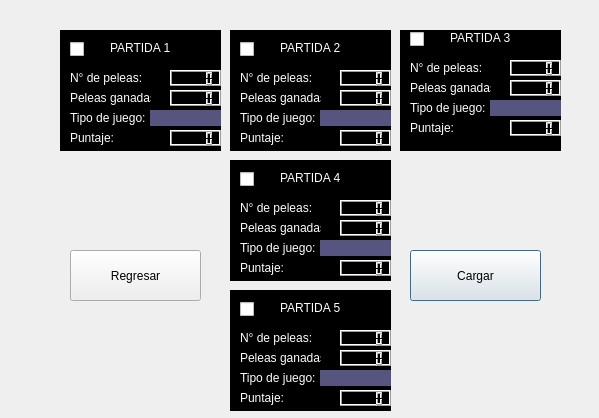
<?xml version="1.0" encoding="UTF-8"?>
<ui version="4.0">
 <class>cargar_partidas</class>
 <widget class="QDialog" name="cargar_partidas">
  <property name="geometry">
   <rect>
    <x>0</x>
    <y>0</y>
    <width>599</width>
    <height>418</height>
   </rect>
  </property>
  <property name="windowTitle">
   <string>Dialog</string>
  </property>
  <widget class="QLabel" name="label">
   <property name="geometry">
    <rect>
     <x>60</x>
     <y>30</y>
     <width>161</width>
     <height>121</height>
    </rect>
   </property>
   <property name="styleSheet">
    <string notr="true">background-color: rgb(0, 0, 0);</string>
   </property>
   <property name="text">
    <string/>
   </property>
  </widget>
  <widget class="QLabel" name="label_2">
   <property name="geometry">
    <rect>
     <x>400</x>
     <y>30</y>
     <width>161</width>
     <height>121</height>
    </rect>
   </property>
   <property name="styleSheet">
    <string notr="true">background-color: rgb(0, 0, 0);</string>
   </property>
   <property name="text">
    <string/>
   </property>
  </widget>
  <widget class="QLabel" name="label_3">
   <property name="geometry">
    <rect>
     <x>230</x>
     <y>30</y>
     <width>161</width>
     <height>121</height>
    </rect>
   </property>
   <property name="styleSheet">
    <string notr="true">background-color: rgb(0, 0, 0);</string>
   </property>
   <property name="text">
    <string/>
   </property>
  </widget>
  <widget class="QLabel" name="label_4">
   <property name="geometry">
    <rect>
     <x>230</x>
     <y>290</y>
     <width>161</width>
     <height>121</height>
    </rect>
   </property>
   <property name="styleSheet">
    <string notr="true">background-color: rgb(0, 0, 0);</string>
   </property>
   <property name="text">
    <string/>
   </property>
  </widget>
  <widget class="QLabel" name="label_5">
   <property name="geometry">
    <rect>
     <x>230</x>
     <y>160</y>
     <width>161</width>
     <height>121</height>
    </rect>
   </property>
   <property name="styleSheet">
    <string notr="true">background-color: rgb(0, 0, 0);</string>
   </property>
   <property name="text">
    <string/>
   </property>
  </widget>
  <widget class="QLabel" name="label_6">
   <property name="geometry">
    <rect>
     <x>110</x>
     <y>40</y>
     <width>61</width>
     <height>16</height>
    </rect>
   </property>
   <property name="styleSheet">
    <string notr="true">color: rgb(255, 255, 255);</string>
   </property>
   <property name="text">
    <string>PARTIDA 1</string>
   </property>
  </widget>
  <widget class="QLabel" name="label_7">
   <property name="geometry">
    <rect>
     <x>70</x>
     <y>70</y>
     <width>71</width>
     <height>16</height>
    </rect>
   </property>
   <property name="styleSheet">
    <string notr="true">color: rgb(255, 255, 255);</string>
   </property>
   <property name="text">
    <string>N° de peleas:</string>
   </property>
  </widget>
  <widget class="QLabel" name="label_8">
   <property name="geometry">
    <rect>
     <x>70</x>
     <y>90</y>
     <width>81</width>
     <height>16</height>
    </rect>
   </property>
   <property name="styleSheet">
    <string notr="true">color: rgb(255, 255, 255);</string>
   </property>
   <property name="text">
    <string>Peleas ganadas:</string>
   </property>
  </widget>
  <widget class="QLabel" name="label_9">
   <property name="geometry">
    <rect>
     <x>70</x>
     <y>110</y>
     <width>81</width>
     <height>16</height>
    </rect>
   </property>
   <property name="styleSheet">
    <string notr="true">color: rgb(255, 255, 255);</string>
   </property>
   <property name="text">
    <string>Tipo de juego:</string>
   </property>
  </widget>
  <widget class="QLabel" name="label_10">
   <property name="geometry">
    <rect>
     <x>70</x>
     <y>130</y>
     <width>81</width>
     <height>16</height>
    </rect>
   </property>
   <property name="styleSheet">
    <string notr="true">color: rgb(255, 255, 255);</string>
   </property>
   <property name="text">
    <string>Puntaje:</string>
   </property>
  </widget>
  <widget class="QLabel" name="label_11">
   <property name="geometry">
    <rect>
     <x>280</x>
     <y>40</y>
     <width>61</width>
     <height>16</height>
    </rect>
   </property>
   <property name="styleSheet">
    <string notr="true">color: rgb(255, 255, 255);</string>
   </property>
   <property name="text">
    <string>PARTIDA 2</string>
   </property>
  </widget>
  <widget class="QLabel" name="label_12">
   <property name="geometry">
    <rect>
     <x>240</x>
     <y>130</y>
     <width>81</width>
     <height>16</height>
    </rect>
   </property>
   <property name="styleSheet">
    <string notr="true">color: rgb(255, 255, 255);</string>
   </property>
   <property name="text">
    <string>Puntaje:</string>
   </property>
  </widget>
  <widget class="QLabel" name="label_13">
   <property name="geometry">
    <rect>
     <x>240</x>
     <y>110</y>
     <width>81</width>
     <height>16</height>
    </rect>
   </property>
   <property name="styleSheet">
    <string notr="true">color: rgb(255, 255, 255);</string>
   </property>
   <property name="text">
    <string>Tipo de juego:</string>
   </property>
  </widget>
  <widget class="QLabel" name="label_14">
   <property name="geometry">
    <rect>
     <x>240</x>
     <y>90</y>
     <width>81</width>
     <height>16</height>
    </rect>
   </property>
   <property name="styleSheet">
    <string notr="true">color: rgb(255, 255, 255);</string>
   </property>
   <property name="text">
    <string>Peleas ganadas:</string>
   </property>
  </widget>
  <widget class="QLabel" name="label_15">
   <property name="geometry">
    <rect>
     <x>240</x>
     <y>70</y>
     <width>71</width>
     <height>16</height>
    </rect>
   </property>
   <property name="styleSheet">
    <string notr="true">color: rgb(255, 255, 255);</string>
   </property>
   <property name="text">
    <string>N° de peleas:</string>
   </property>
  </widget>
  <widget class="QLabel" name="label_16">
   <property name="geometry">
    <rect>
     <x>450</x>
     <y>30</y>
     <width>61</width>
     <height>16</height>
    </rect>
   </property>
   <property name="styleSheet">
    <string notr="true">color: rgb(255, 255, 255);</string>
   </property>
   <property name="text">
    <string>PARTIDA 3</string>
   </property>
  </widget>
  <widget class="QLabel" name="label_17">
   <property name="geometry">
    <rect>
     <x>410</x>
     <y>120</y>
     <width>81</width>
     <height>16</height>
    </rect>
   </property>
   <property name="styleSheet">
    <string notr="true">color: rgb(255, 255, 255);</string>
   </property>
   <property name="text">
    <string>Puntaje:</string>
   </property>
  </widget>
  <widget class="QLabel" name="label_18">
   <property name="geometry">
    <rect>
     <x>410</x>
     <y>100</y>
     <width>81</width>
     <height>16</height>
    </rect>
   </property>
   <property name="styleSheet">
    <string notr="true">color: rgb(255, 255, 255);</string>
   </property>
   <property name="text">
    <string>Tipo de juego:</string>
   </property>
  </widget>
  <widget class="QLabel" name="label_19">
   <property name="geometry">
    <rect>
     <x>410</x>
     <y>80</y>
     <width>81</width>
     <height>16</height>
    </rect>
   </property>
   <property name="styleSheet">
    <string notr="true">color: rgb(255, 255, 255);</string>
   </property>
   <property name="text">
    <string>Peleas ganadas:</string>
   </property>
  </widget>
  <widget class="QLabel" name="label_20">
   <property name="geometry">
    <rect>
     <x>410</x>
     <y>60</y>
     <width>71</width>
     <height>16</height>
    </rect>
   </property>
   <property name="styleSheet">
    <string notr="true">color: rgb(255, 255, 255);</string>
   </property>
   <property name="text">
    <string>N° de peleas:</string>
   </property>
  </widget>
  <widget class="QLabel" name="label_21">
   <property name="geometry">
    <rect>
     <x>280</x>
     <y>170</y>
     <width>61</width>
     <height>16</height>
    </rect>
   </property>
   <property name="styleSheet">
    <string notr="true">color: rgb(255, 255, 255);</string>
   </property>
   <property name="text">
    <string>PARTIDA 4</string>
   </property>
  </widget>
  <widget class="QLabel" name="label_22">
   <property name="geometry">
    <rect>
     <x>240</x>
     <y>260</y>
     <width>81</width>
     <height>16</height>
    </rect>
   </property>
   <property name="styleSheet">
    <string notr="true">color: rgb(255, 255, 255);</string>
   </property>
   <property name="text">
    <string>Puntaje:</string>
   </property>
  </widget>
  <widget class="QLabel" name="label_23">
   <property name="geometry">
    <rect>
     <x>240</x>
     <y>240</y>
     <width>81</width>
     <height>16</height>
    </rect>
   </property>
   <property name="styleSheet">
    <string notr="true">color: rgb(255, 255, 255);</string>
   </property>
   <property name="text">
    <string>Tipo de juego:</string>
   </property>
  </widget>
  <widget class="QLabel" name="label_24">
   <property name="geometry">
    <rect>
     <x>240</x>
     <y>220</y>
     <width>81</width>
     <height>16</height>
    </rect>
   </property>
   <property name="styleSheet">
    <string notr="true">color: rgb(255, 255, 255);</string>
   </property>
   <property name="text">
    <string>Peleas ganadas:</string>
   </property>
  </widget>
  <widget class="QLabel" name="label_25">
   <property name="geometry">
    <rect>
     <x>240</x>
     <y>200</y>
     <width>71</width>
     <height>16</height>
    </rect>
   </property>
   <property name="styleSheet">
    <string notr="true">color: rgb(255, 255, 255);</string>
   </property>
   <property name="text">
    <string>N° de peleas:</string>
   </property>
  </widget>
  <widget class="QLabel" name="label_26">
   <property name="geometry">
    <rect>
     <x>280</x>
     <y>300</y>
     <width>61</width>
     <height>16</height>
    </rect>
   </property>
   <property name="styleSheet">
    <string notr="true">color: rgb(255, 255, 255);</string>
   </property>
   <property name="text">
    <string>PARTIDA 5</string>
   </property>
  </widget>
  <widget class="QLabel" name="label_27">
   <property name="geometry">
    <rect>
     <x>240</x>
     <y>390</y>
     <width>81</width>
     <height>16</height>
    </rect>
   </property>
   <property name="styleSheet">
    <string notr="true">color: rgb(255, 255, 255);</string>
   </property>
   <property name="text">
    <string>Puntaje:</string>
   </property>
  </widget>
  <widget class="QLabel" name="label_28">
   <property name="geometry">
    <rect>
     <x>240</x>
     <y>370</y>
     <width>81</width>
     <height>16</height>
    </rect>
   </property>
   <property name="styleSheet">
    <string notr="true">color: rgb(255, 255, 255);</string>
   </property>
   <property name="text">
    <string>Tipo de juego:</string>
   </property>
  </widget>
  <widget class="QLabel" name="label_29">
   <property name="geometry">
    <rect>
     <x>240</x>
     <y>350</y>
     <width>81</width>
     <height>16</height>
    </rect>
   </property>
   <property name="styleSheet">
    <string notr="true">color: rgb(255, 255, 255);</string>
   </property>
   <property name="text">
    <string>Peleas ganadas:</string>
   </property>
  </widget>
  <widget class="QLabel" name="label_30">
   <property name="geometry">
    <rect>
     <x>240</x>
     <y>330</y>
     <width>71</width>
     <height>16</height>
    </rect>
   </property>
   <property name="styleSheet">
    <string notr="true">color: rgb(255, 255, 255);</string>
   </property>
   <property name="text">
    <string>N° de peleas:</string>
   </property>
  </widget>
  <widget class="QLCDNumber" name="lcdNumber">
   <property name="geometry">
    <rect>
     <x>170</x>
     <y>70</y>
     <width>51</width>
     <height>16</height>
    </rect>
   </property>
  </widget>
  <widget class="QLCDNumber" name="lcdNumber_2">
   <property name="geometry">
    <rect>
     <x>170</x>
     <y>90</y>
     <width>51</width>
     <height>16</height>
    </rect>
   </property>
  </widget>
  <widget class="QLCDNumber" name="lcdNumber_3">
   <property name="geometry">
    <rect>
     <x>170</x>
     <y>130</y>
     <width>51</width>
     <height>16</height>
    </rect>
   </property>
  </widget>
  <widget class="QLabel" name="label_31">
   <property name="geometry">
    <rect>
     <x>150</x>
     <y>110</y>
     <width>71</width>
     <height>16</height>
    </rect>
   </property>
   <property name="styleSheet">
    <string notr="true">background-color: rgb(85, 85, 127);</string>
   </property>
   <property name="text">
    <string/>
   </property>
  </widget>
  <widget class="QLCDNumber" name="lcdNumber_4">
   <property name="geometry">
    <rect>
     <x>340</x>
     <y>70</y>
     <width>51</width>
     <height>16</height>
    </rect>
   </property>
  </widget>
  <widget class="QLCDNumber" name="lcdNumber_5">
   <property name="geometry">
    <rect>
     <x>340</x>
     <y>90</y>
     <width>51</width>
     <height>16</height>
    </rect>
   </property>
  </widget>
  <widget class="QLCDNumber" name="lcdNumber_6">
   <property name="geometry">
    <rect>
     <x>340</x>
     <y>130</y>
     <width>51</width>
     <height>16</height>
    </rect>
   </property>
  </widget>
  <widget class="QLabel" name="label_32">
   <property name="geometry">
    <rect>
     <x>320</x>
     <y>110</y>
     <width>71</width>
     <height>16</height>
    </rect>
   </property>
   <property name="styleSheet">
    <string notr="true">background-color: rgb(85, 85, 127);</string>
   </property>
   <property name="text">
    <string/>
   </property>
  </widget>
  <widget class="QLabel" name="label_33">
   <property name="geometry">
    <rect>
     <x>490</x>
     <y>100</y>
     <width>71</width>
     <height>16</height>
    </rect>
   </property>
   <property name="styleSheet">
    <string notr="true">background-color: rgb(85, 85, 127);</string>
   </property>
   <property name="text">
    <string/>
   </property>
  </widget>
  <widget class="QLabel" name="label_34">
   <property name="geometry">
    <rect>
     <x>320</x>
     <y>240</y>
     <width>71</width>
     <height>16</height>
    </rect>
   </property>
   <property name="styleSheet">
    <string notr="true">background-color: rgb(85, 85, 127);</string>
   </property>
   <property name="text">
    <string/>
   </property>
  </widget>
  <widget class="QLabel" name="label_35">
   <property name="geometry">
    <rect>
     <x>320</x>
     <y>370</y>
     <width>71</width>
     <height>16</height>
    </rect>
   </property>
   <property name="styleSheet">
    <string notr="true">background-color: rgb(85, 85, 127);</string>
   </property>
   <property name="text">
    <string/>
   </property>
  </widget>
  <widget class="QLCDNumber" name="lcdNumber_7">
   <property name="geometry">
    <rect>
     <x>510</x>
     <y>80</y>
     <width>51</width>
     <height>16</height>
    </rect>
   </property>
  </widget>
  <widget class="QLCDNumber" name="lcdNumber_8">
   <property name="geometry">
    <rect>
     <x>510</x>
     <y>60</y>
     <width>51</width>
     <height>16</height>
    </rect>
   </property>
  </widget>
  <widget class="QLCDNumber" name="lcdNumber_9">
   <property name="geometry">
    <rect>
     <x>340</x>
     <y>220</y>
     <width>51</width>
     <height>16</height>
    </rect>
   </property>
  </widget>
  <widget class="QLCDNumber" name="lcdNumber_10">
   <property name="geometry">
    <rect>
     <x>340</x>
     <y>200</y>
     <width>51</width>
     <height>16</height>
    </rect>
   </property>
  </widget>
  <widget class="QLCDNumber" name="lcdNumber_11">
   <property name="geometry">
    <rect>
     <x>340</x>
     <y>350</y>
     <width>51</width>
     <height>16</height>
    </rect>
   </property>
  </widget>
  <widget class="QLCDNumber" name="lcdNumber_12">
   <property name="geometry">
    <rect>
     <x>340</x>
     <y>330</y>
     <width>51</width>
     <height>16</height>
    </rect>
   </property>
  </widget>
  <widget class="QLCDNumber" name="lcdNumber_13">
   <property name="geometry">
    <rect>
     <x>340</x>
     <y>390</y>
     <width>51</width>
     <height>16</height>
    </rect>
   </property>
  </widget>
  <widget class="QPushButton" name="pushButton">
   <property name="geometry">
    <rect>
     <x>410</x>
     <y>250</y>
     <width>131</width>
     <height>51</height>
    </rect>
   </property>
   <property name="text">
    <string>Cargar</string>
   </property>
  </widget>
  <widget class="QPushButton" name="pushButton_2">
   <property name="geometry">
    <rect>
     <x>70</x>
     <y>250</y>
     <width>131</width>
     <height>51</height>
    </rect>
   </property>
   <property name="text">
    <string>Regresar</string>
   </property>
  </widget>
  <widget class="QCheckBox" name="checkBox">
   <property name="geometry">
    <rect>
     <x>70</x>
     <y>40</y>
     <width>31</width>
     <height>19</height>
    </rect>
   </property>
   <property name="text">
    <string/>
   </property>
  </widget>
  <widget class="QCheckBox" name="checkBox_2">
   <property name="geometry">
    <rect>
     <x>240</x>
     <y>40</y>
     <width>72</width>
     <height>19</height>
    </rect>
   </property>
   <property name="text">
    <string/>
   </property>
  </widget>
  <widget class="QCheckBox" name="checkBox_3">
   <property name="geometry">
    <rect>
     <x>410</x>
     <y>30</y>
     <width>72</width>
     <height>19</height>
    </rect>
   </property>
   <property name="text">
    <string/>
   </property>
  </widget>
  <widget class="QCheckBox" name="checkBox_4">
   <property name="geometry">
    <rect>
     <x>240</x>
     <y>170</y>
     <width>72</width>
     <height>19</height>
    </rect>
   </property>
   <property name="text">
    <string/>
   </property>
  </widget>
  <widget class="QCheckBox" name="checkBox_5">
   <property name="geometry">
    <rect>
     <x>240</x>
     <y>300</y>
     <width>72</width>
     <height>19</height>
    </rect>
   </property>
   <property name="text">
    <string/>
   </property>
  </widget>
  <widget class="QLCDNumber" name="lcdNumber_14">
   <property name="geometry">
    <rect>
     <x>340</x>
     <y>260</y>
     <width>51</width>
     <height>16</height>
    </rect>
   </property>
  </widget>
  <widget class="QLCDNumber" name="lcdNumber_15">
   <property name="geometry">
    <rect>
     <x>510</x>
     <y>120</y>
     <width>51</width>
     <height>16</height>
    </rect>
   </property>
  </widget>
 </widget>
 <resources/>
 <connections/>
</ui>
